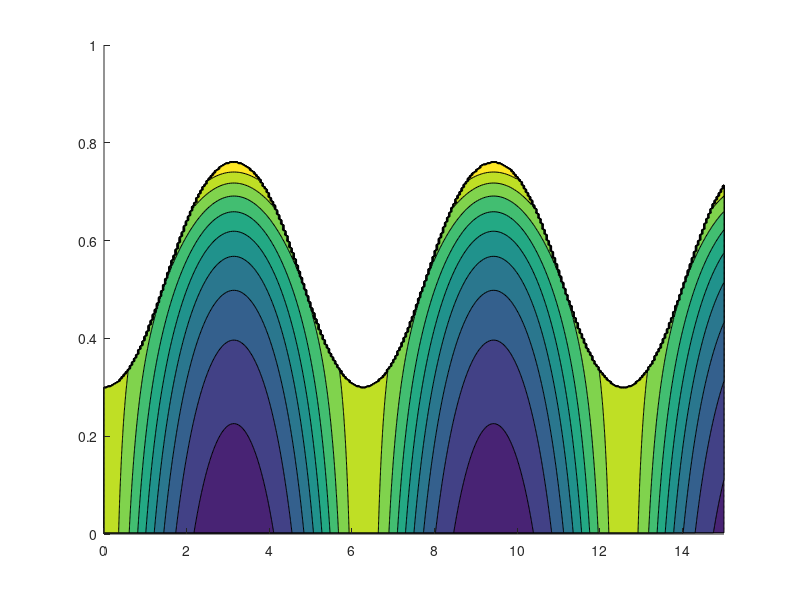

This chart was generated by the following MATLAB code: (Note: this script raises an error after producing the figure.)
t = linspace(0,15,300);
s = linspace(0,1,400);

[T,S] = meshgrid(t,s);

alpha = .5;

g = @(s) alpha*s.*(1-s);

sigma_inv = @(t,m) (m.*exp(alpha*t))./((1-m)+m.*exp(alpha*t));

int_f_s = @(t) 2*(1-cos(t));

phi = @(m) 10/3*(m>=0).*(m<=0.3);

Soln = @(t,s) g(sigma_inv(-int_f_s(t),s))./(g(s)).*phi(sigma_inv(-int_f_s(t),s));

A = Soln(T,S);

figure

contourf(T,S,A,'edgecolor','none')

title(' Example 3 $\sigma^{-1}(t;\underline{m})$','interpreter','latex')
xlabel('t')
ylabel('m')

colorbar
view(2)

exportfig(gcf,'ex3_tm.eps')
saveas(gcf,'ex3_tm.fig')
